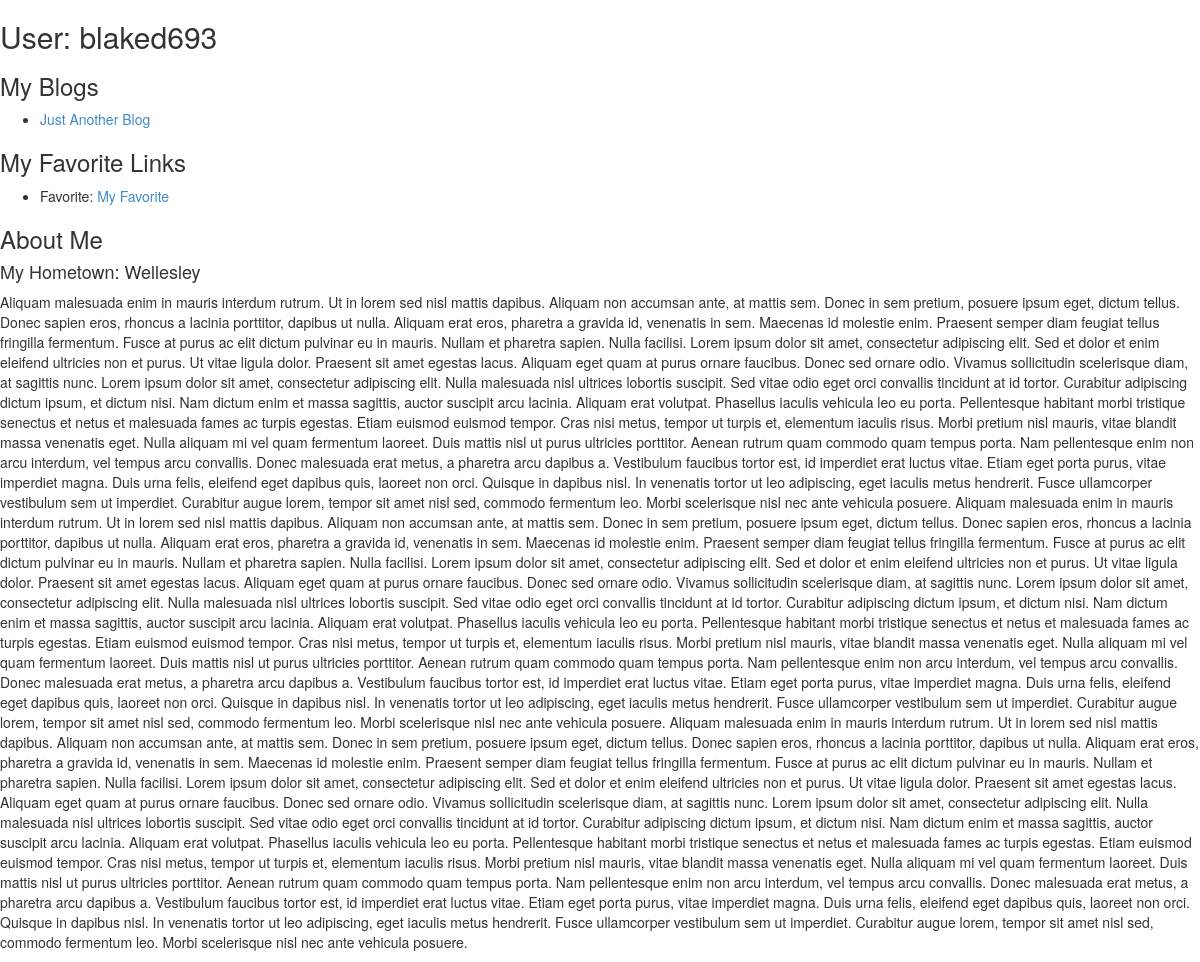
The app's page /dblog/blaked693/ with its own data.
### dblog/models.py (models this page shows, shortened)
class Author(models.Model):
	authorID = models.CharField(max_length=50)
	lastName = models.CharField(max_length=50)
	firstName = models.CharField(max_length=50)

class Blog(models.Model):
	blogID = models.CharField(max_length=50)
	authorID = models.ForeignKey(Author, related_name='author_blog')
	title = models.CharField(max_length=120)
	subtitle = models.CharField(max_length=120, null=True, blank=True)
	editor = models.ForeignKey(Author, null=True, blank=True, related_name='author_blog_editor')

class FavoriteLink(models.Model):
	authorID = models.ForeignKey(Author, related_name='author_favoriteLink')
	title = models.CharField(max_length=256)
	description = models.TextField(null=True, blank=True)
	URL = models.CharField(max_length=256)

class Bio(models.Model):
	authorID = models.ForeignKey(Author, related_name='author_bio')
	title = models.CharField(max_length=256, null=True, blank=True)
	subtitle = models.CharField(max_length=256, null=True, blank=True)
	body = models.TextField()
	hometown = models.CharField(max_length=50)
	hobbies = models.TextField()

### dblog/views.py (the view)
# urls.py: url(r'^(?P<author_ID>\w+)/$', views.detail, name='detail'),
def detail(request, author_ID):
	author = get_object_or_404(Author, authorID__exact=author_ID)
	blog_list = Blog.objects.order_by('title')
	link_list = FavoriteLink.objects.order_by('authorID')
	bio_list = Bio.objects.order_by('authorID')
	return render(request, 'dblog/detail.html', {'author': author, 'blog_list': blog_list, 'link_list': link_list, 'bio_list': bio_list})

### dblog/templates/dblog/detail.html
{% load staticfiles %}
<link rel="stylesheet" type="text/css" href="{% static 'dblog/style.css' %}"/>
<link rel="stylesheet" type="text/css" href="{% static 'dblog/bootstrap.min.css' %}"/>
<h2>User: {{ author.authorID }}</h2>
<h3>My Blogs</h3>
<ul>
{% for blog in blog_list %}
	{% if blog.authorID == author %}
    <li><a href="{{ blog.blogID }}">{{ blog.title }}</a></li>
	{% endif %}
{% endfor %}
</ul>
<h3>My Favorite Links</h3>
<ul>
{% for favoritelink in link_list %}
	{% if favoritelink.authorID == author %}
    <li> Favorite: <a href="{{ favoritelink.URL }}">{{ favoritelink.title }}</a></li>
	{% endif %}
{% endfor %}
</ul>
<h3>About Me</h3>
{% for bio in bio_list %}
	{% if bio.authorID == author %}
    	<h4>
    		My Hometown: {{ bio.hometown}}
    	</h4>
    	<p>
    		{{ bio.body }}
    	</p>
	{% endif %}
{% endfor %}

### records on screen
Author: authorID "blaked693"
Blog: title "Just Another Blog"
FavoriteLink: title "My Favorite"
Bio: hometown "Wellesley", body "Aliquam malesuada enim in mauris interdum rutrum. Ut in lorem sed nisl mattis dapibus. Aliquam non accumsan ante, at mattis sem. Donec in sem pretium, posuere ipsum eget, dictum tellus. Donec sapien eros, rhoncus a lacinia porttitor, dapibus ut nulla. Aliquam erat eros, pharetra a gravida id, venenatis in sem. Maecenas id molestie enim. Praesent semper diam feugiat tellus fringilla fermentum. Fusce at purus ac elit dictum pulvinar eu in mauris. Nullam et pharetra sapien. Nulla facilisi. Lorem ipsum dolor sit amet, consectetur adipiscing elit. Sed et dolor et enim eleifend ultricies non et purus. Ut vitae ligula dolor. Praesent sit amet egestas lacus. Aliquam eget quam at purus ornare…"
